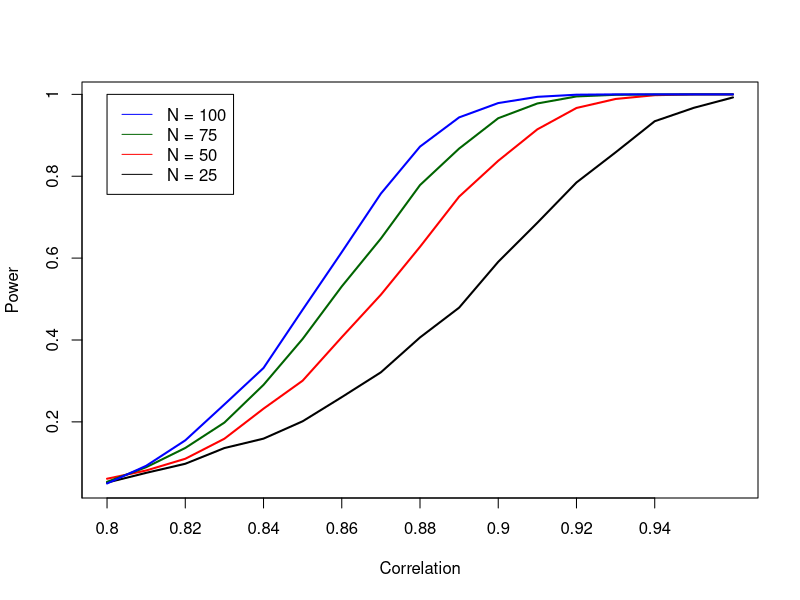

Here is the R script that generated this plot:
## ---- chunk 1
set.seed(20394)
suppressPackageStartupMessages(require(mvtnorm))
rho <- c(seq(0.80,0.96,0.01))
length(rho)
null_correlation <- 0.8
R <- 5000
N <- c(25,50,75,100)
length(rho)
#sigma <- array(c(1,rho,rho,1), c(2,2))
mu <- c(0,0)

mymatrix <- matrix(,nrow=4,ncol = 17, byrow  = FALSE)

for(k in seq_along(N)){
for(j in seq_along(rho)){
  rho_check <- rho[j]     
  sigma <- array(c(1,rho_check,rho_check,1), c(2,2))
  
  detect <- NA
  for(i in 1:5000) {
     data <- rmvnorm(N[k], mean = mu, sigma = sigma)
      results <- cor.test(x = data[,1], y = data[,2], alternative = "greater")
      detect[i] <- results$conf.int[1] > null_correlation
  }
 mymatrix[k,j] <- mean(detect)
} 
}
## ---- chunk 2
plot(x = rho, y =mymatrix[1,],type = "l",col = "black", lwd = 2, xlab = "Correlation", ylab = "Power", axes = FALSE)
axis(1, at=seq(0.8,0.95,0.02), labels = seq(0.8,0.95,0.02))
axis(2, at=seq(0.0,1.00,0.2), labels = seq(0.0,1.00,0.2))
lines(x = rho, y =mymatrix[2,],type = "l",col = "red", lwd = 2)
lines(x = rho, y =mymatrix[3,],type = "l",col = "darkgreen", lwd = 2)
lines(x = rho, y =mymatrix[4,],type = "l",col = "blue", lwd = 2)
box()
legend(0.8,1, legend = c('N = 100','N = 75','N = 50','N = 25'),
       col = c('blue','darkgreen','red','black'), lty = 1, cex = 1)
